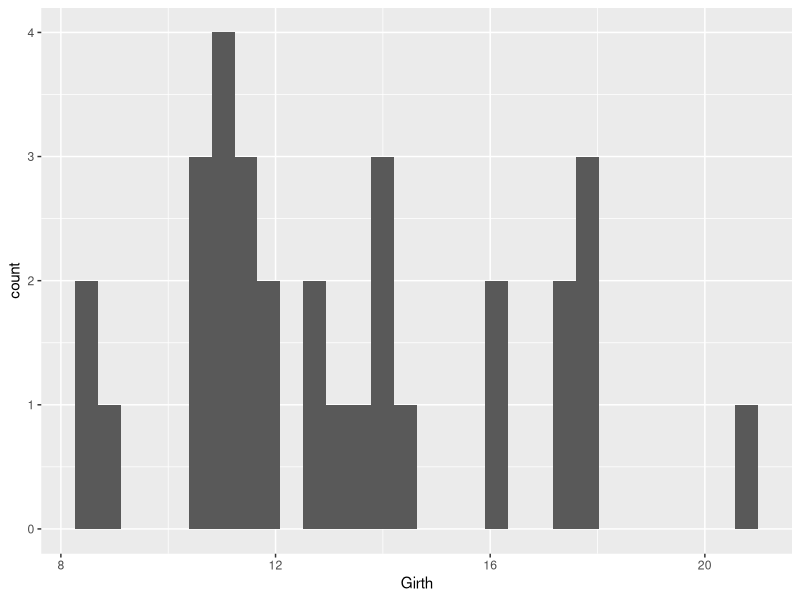
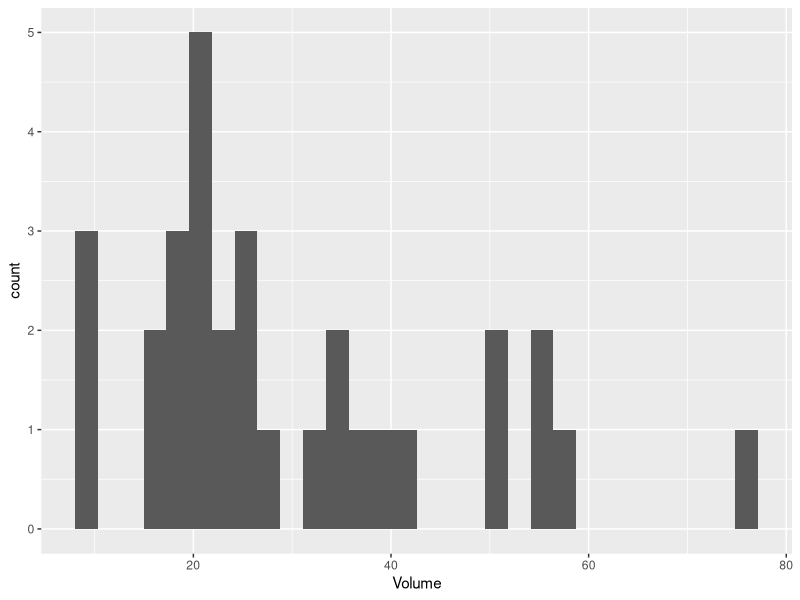
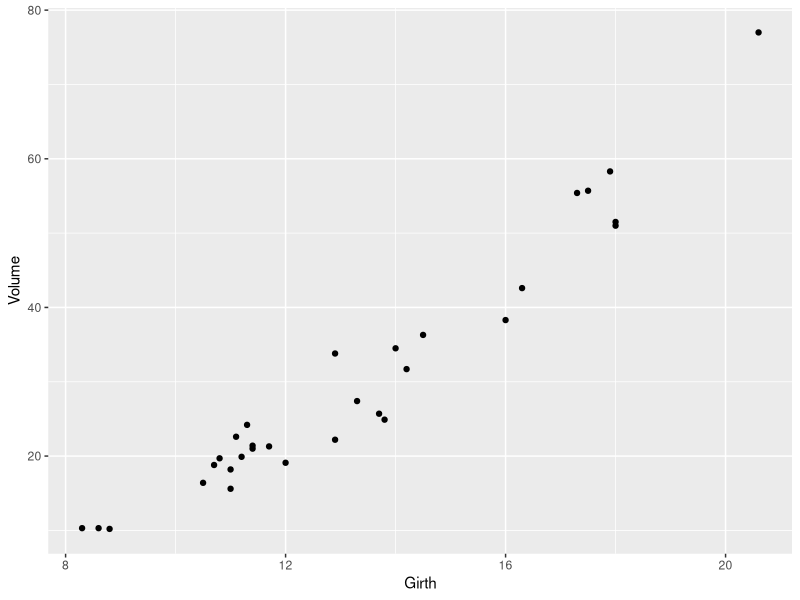

These charts were generated, in order, by the following R code:
## ---- chunk 1
knitr::opts_chunk$set(echo = TRUE,
                      results = "markup")
## ---- chunk 2
library(ggplot2)
data("trees")
head(trees)

ggplot(trees, aes(Girth)) +
geom_histogram()

## ---- chunk 3
library(ggplot2)
data("trees")
head(trees)

ggplot(trees, aes(Volume)) +
geom_histogram()
## ---- chunk 4
library(ggplot2)

ggplot(trees, aes(x = Girth, y = Volume)) + 
  geom_point()

## ---- chunk 5
library(ggplot2)
data("trees")

shapiro.test(trees$Volume)

#The Shapiro-Wilk test shows a p value of 0.003579 for tree volume. Based on this we can say that the data is not normally distributed. p value > 0.05.

## ---- chunk 6
library(ggplot2)
data("trees")

shapiro.test(trees$Girth)

#The Shapiro-Wilk test for tree Girth has a p value of 0.08893, hence distribution is normal. 
